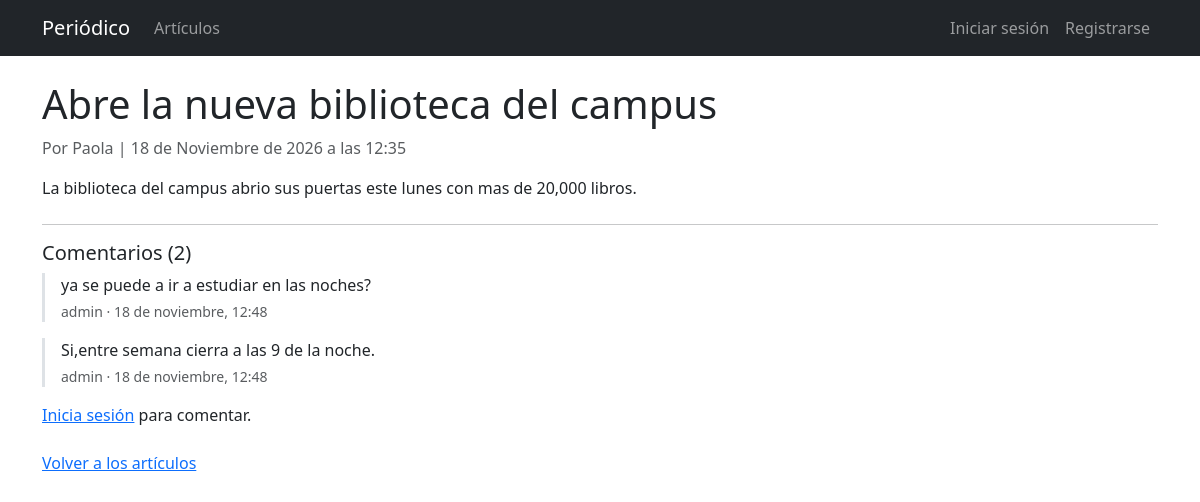
/articulos/1/, run on an earlier commit of the app's database.
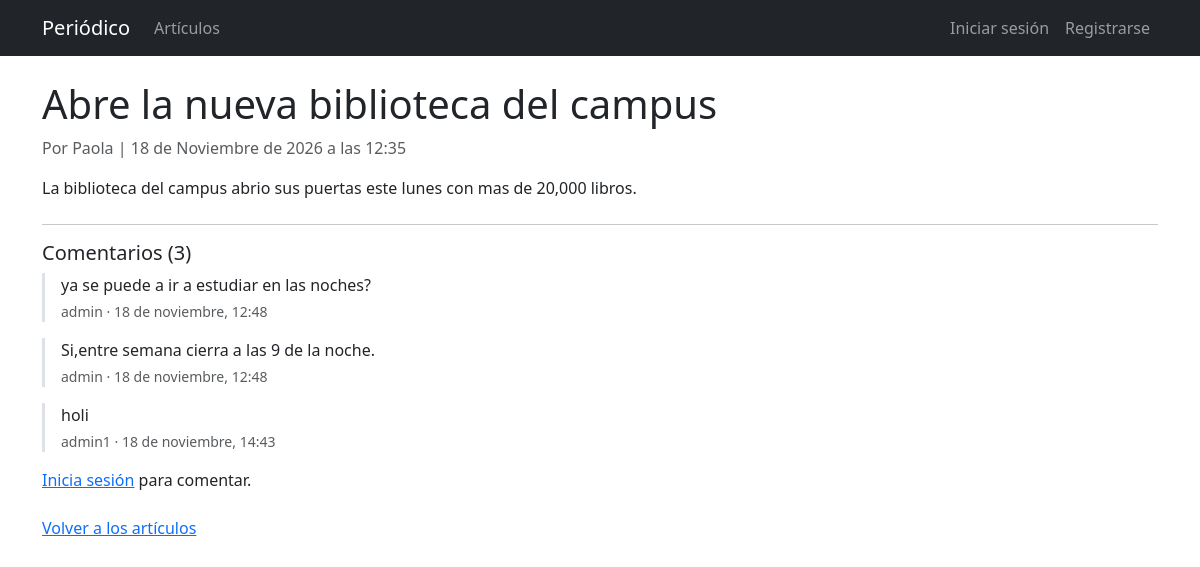
And on a later commit of the database.
### articulos/models.py (models this page shows, shortened)
class Articulo(models.Model):
    titulo = models.CharField("título", max_length=255)
    cuerpo = models.TextField()
    fecha = models.DateTimeField(auto_now_add=True)
    autor = models.ForeignKey(settings.AUTH_USER_MODEL, on_delete=models.CASCADE)
    class Meta:
        ordering = ["-fecha"]
        verbose_name = "artículo"
        verbose_name_plural = "artículos"

class Comentario(models.Model):
    articulo = models.ForeignKey(
        Articulo, on_delete=models.CASCADE, related_name="comentarios"
    )
    comentario = models.CharField(max_length=500)
    fecha = models.DateTimeField(auto_now_add=True)
    autor = models.ForeignKey(settings.AUTH_USER_MODEL, on_delete=models.CASCADE)
    class Meta:
        ordering = ["fecha"]

### cuentas/models.py (models this page shows)
class UsuarioPersonalizado(AbstractUser):
    edad = models.PositiveIntegerField(null=True, blank=True)

### articulos/views.py (the view)
# urls.py: path("<int:pk>/", VistaDetalleArticulo.as_view(), name="articulo_detalle"),
class VistaDetalleArticulo(DetailView):
    model = Articulo
    template_name = "articulos/detalle.html"
    def get_context_data(self, **kwargs):  # nuevo
        context = super().get_context_data(**kwargs)
        context["form"] = FormularioComentario()
        return context

### templates/articulos/detalle.html (shortened to what this page needs)
{% extends "base.html" %}
{% load crispy_forms_tags %}
{% block contenido %}
  <article class="mb-4">
    <h1>{{ articulo.titulo }}</h1>
    <p class="text-body-secondary">
      Por {{ articulo.autor }} | {{ articulo.fecha }}
    </p>
    <p>{{ articulo.cuerpo }}</p>
  </article>
  <hr>
  <section id="comentarios" class="mb-4">
    <h2 class="h5">Comentarios ({{ articulo.comentarios.count }})</h2>
    {% for comentario in articulo.comentarios.all %}
      <div class="border-start border-3 ps-3 mb-3">
        <p class="mb-1">{{ comentario.comentario }}</p>
        <p class="small text-body-secondary mb-0">
          {{ comentario.autor.username }}
          · {{ comentario.fecha|date:"j \d\e F, H:i"|lower }}
        </p>
      </div>
    {% empty %}
      <p class="text-body-secondary">Todavía no hay comentarios.</p>
    {% endfor %}
    {% if user.is_authenticated %}
      <form action="{% url 'articulo_comentar' articulo.pk %}" method="post">
        {% csrf_token %}
        {{ form|crispy }}
        <button type="submit" class="btn btn-primary">Comentar</button>
      </form>
    {% else %}
      <p><a href="{% url 'login' %}?next={{ request.path }}">Inicia sesión</a> para comentar.</p>
    {% endif %}
    </section>
  <p><a href="{% url 'articulo_lista' %}">Volver a los artículos</a></p>
{% endblock contenido %}

What changed in the data, as far as the page shows it:
computed for Articulo "Abre la nueva biblioteca del campus": comentarios.count "2" → "3"
added Comentario: comentario "holi", autor.username "admin1", fecha "18 de noviembre, 14:43"
